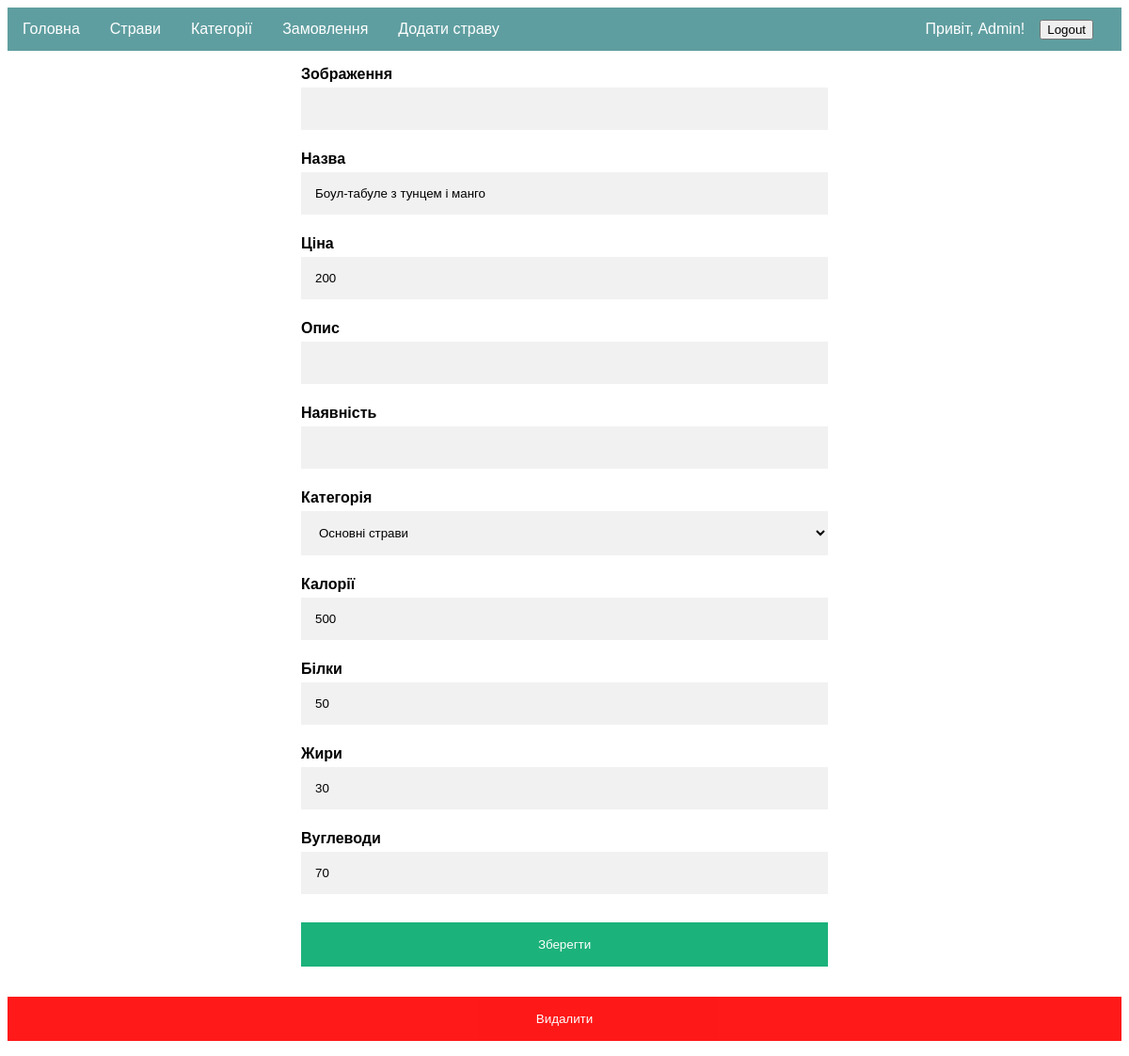
Screenshot of /admin/dishes/1 (signed in) with the database file from the repository.
### models.py (models this page shows, shortened)
class Dish(Base):
    __tablename__ = 'Dishes'
    id = Column(Integer, primary_key=True)
    dish_name = Column(String(120))
    price = Column(Integer)
    description = Column(String(120))
    available = Column(Integer)
    category = Column(Integer, ForeignKey('Categories.id'))
    photo = Column(String(120))
    ccal = Column(Integer)
    protein = Column(Integer)
    fat = Column(Integer)
    carbs = Column(Integer)
    average_rate = Column(Integer)
    category_info = relationship('Category', back_populates='dishes')
    for_ordered_dishes = relationship('Ordered_dish', back_populates='dish_info')

### app.py (the view, shortened to what this page needs)
@app.route('/admin/dishes/<dish_id>', methods=['GET', 'POST'])
def get_dish_admin(dish_id):
    if session.get('id') and session['type'] == int(1):
        dish = database.db_session.query(models.Dish).where(models.Dish.id == dish_id).one()
        if request.method == 'GET':
            categories = database.db_session.query(models.Category).all()
            return render_template("admin/dish.html", dish=dish, categories=categories, user=session)
    else:
        return app.redirect('/')

### templates/admin/dish.html (shortened to what this page needs)
{% extends 'admin/admin.html' %}
{% block content %}
    <form method="POST">
        <div class="form-container">
            <label for="img"><b>Зображення</b></label>
            <input type="text" name="photo" value="{{ dish.Photo }}" id="img">
            <label for="name"><b>Назва</b></label>
            <input type="text" name="dish_name" value="{{ dish.dish_name }}" id="name" required>
            <label for="price"><b>Ціна</b></label>
            <input type="text" name="price" value="{{ dish.price }}" id="price" required>
            <label for="description"><b>Опис</b></label>
            <input type="text" name="description" value="{{ dish.Description }}" id="description" required>
            <label for="available"><b>Наявність</b></label>
            <input type="text" name="available" value="{{ dish.Available }}" id="available" required>
            <label for="category"><b>Категорія</b></label>
            <select name="category" id="category" required>
                {% for category in categories %}
                    {% if dish.category == category.id %}
                        <option value="{{ category.id }}" selected> {{ category.name }}</option>
                    {% else %}
                        <option value="{{ category.id }}"> {{ category.name }}</option>
                    {% endif %}
                {% endfor %}
            </select>
            <label for="ccal"><b>Калорії</b></label>
            <input type="text" name="ccal" value="{{ dish.ccal }}" id="ccal" required>
            <label for="protein"><b>Білки</b></label>
            <input type="text" name="protein" value="{{ dish.protein }}" id="protein" required>
            <label for="fat"><b>Жири</b></label>
            <input type="text" name="fat" value="{{ dish.fat }}" id="fat" required>
            <label for="carbs"><b>Вyглеводи</b></label>
            <input type="text" name="carbs" value="{{ dish.carbs }}" id="carbs" required>
            {% if dish.id %}
                <button type="submit" class="registerbtn">Зберегти</button>
            {% else %}
                <button type="submit" class="registerbtn">Створити</button>
            {% endif %}
        </div>
    </form>
    {% if dish.id %}
        <form action="/admin/dishes/{{ dish.id }}/remove" method="POST">
            <button style="background-color: red" type="submit" class="registerbtn">Видалити</button>
        </form>
    {% endif %}
{% endblock %}

### static/styles.css (style rules this page uses)
* { box-sizing: border-box }
.form-container { padding: 16px; max-width: 50%; margin: auto; }
input[type=text], input[type=password], select { width: 100%; padding: 15px; margin: 5px 0 22px 0; display: inline-block; border: none; background: #f1f1f1; }
.registerbtn { background-color: #04AA6D; color: white; padding: 16px 20px; margin: 8px 0; border: none; cursor: pointer; width: 100%; opacity: 0.9; }
* { box-sizing: border-box; }

### rows the page displays
Dish: dish_name "Боул-табуле з тунцем і манго", price "200", ccal "500", protein "50", fat "30", carbs "70"

### other values shown
{{ user.first_name }} "Admin"
form field category "Основні страви"
